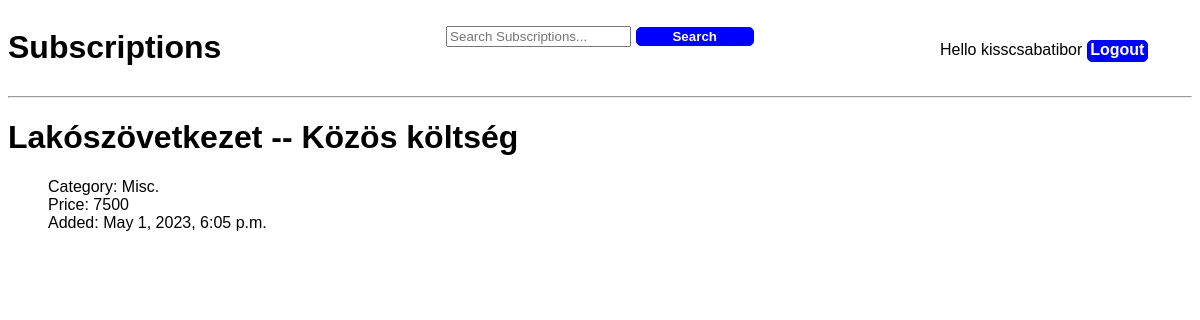
The page /subscription/19/ (signed in) on the database its author committed.
### base/models.py (models this page shows, shortened)
class Subscription(models.Model):
    owner = models.ForeignKey(User, on_delete=models.CASCADE)
    category = models.ForeignKey(Category, on_delete=models.SET_NULL,
                                 null=True)
    provider = models.CharField(max_length=200)
    service = models.CharField(max_length=200, null=True, blank=True)
    price = models.IntegerField()
    updated = models.DateTimeField(auto_now=True)
    created = models.DateTimeField(auto_now_add=True)

class Category(models.Model):
    name = models.CharField(max_length=200)
    def __str__(self):
        return self.name.__str__()

### base/views.py (the view)
# urls.py: path('subscription/<str:key>/', views.subscription, name='subscription'),
def subscription(request, key):
    subscription_obj = Subscription.objects.get(id=key)
    if request.user != subscription_obj.owner:
        return redirect('home')
    context = {'subscription': subscription_obj}
    return render(request, 'base/subscription.html', context)

### base/templates/base/subscription.html
{% extends 'main.html' %}
{% block content %}
    <h1>{{ subscription.provider }} -- {{ subscription.service }}</h1>
    <ul>
        <li>
            <span>Category: {{ subscription.category }}</span>
        </li>
        <li>
            <span>Price: {{ subscription.price }}</span>
        </li>
        <li>
            <span>Added: {{ subscription.created }}</span>
        </li>
    </ul>
{% endblock%}

### templates/navbar.html
{% load static %}
<link rel="stylesheet" href="{% static 'styles.css' %}">
<div class="navbar-container">
<a href="/">
    <h1 class="quiet-link">Subscriptions</h1>
</a>
<form method="get" class="search-form" action="{% url 'home' %}">
    <input class="search-input" type="text" name="q" placeholder="Search Subscriptions...">
    <button type="submit" class="blue-button">Search</button>
</form>
{% if request.user.is_authenticated %}
    <div class="userinfo-container">
    <span class="userinfo-text">Hello {{ request.user }}</span>
    <a class="userinfo-text blue-button" href="{% url 'logout' %}">Logout</a>
    </div>
{% else %}
    <a class="userinfo-text blue-button" href="{% url 'login' %}">Login</a>
{% endif %}
</div>
<hr>

### base/static/styles.css (style rules this page uses)
a:link { text-decoration: none; }
.quiet-link { color: black; }
* { font-family: Arial, sans-serif; }
.navbar-container { display: grid; grid-template-columns: 1fr 2fr 1fr; }
.userinfo-container { text-align: center; display: inline-block; }
.search-input { margin-top: 3%; }
.userinfo-text { height: 20px; top: 40%; position: relative; }
.search-form { text-align: center; display: inline-block; }
.blue-button { background-color: blue; color: white; font-weight: bold; text-align: center; border-radius: 5px; display: inline-block; border: 1px solid blue; transition: background-color 0.2s, color 0.2s; cursor: pointer; text-decoration: none; vertical-align: middle; width: 20%; margin: 0 auto; }
ul { list-style-type: none; }

### rows shown on the page
Subscription: provider "Lakószövetkezet", service "Közös költség", category "Misc.", price "7500", created "May 1, 2023, 6:05 p.m."

### other values the page prints
{{ request.user }} "kisscsabatibor"
